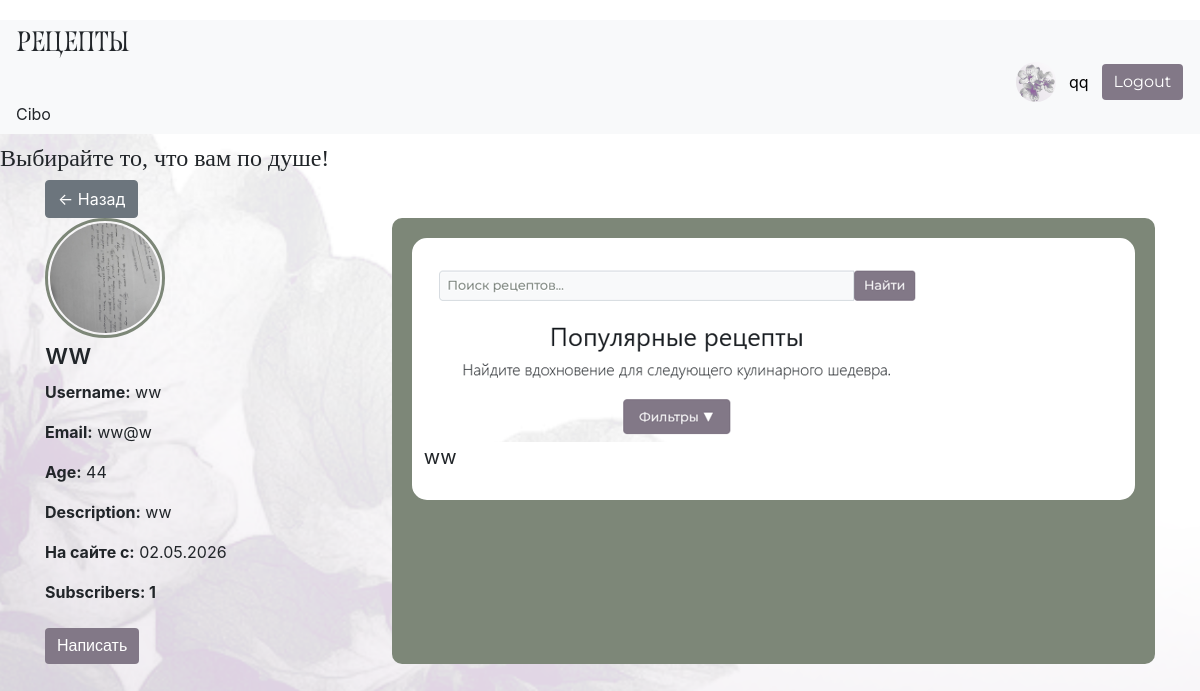
Page /profile/1 (signed in) on the committed database.
### data/user.py (models this page shows, shortened)
class User(SqlAlchemyBase, UserMixin):
    __tablename__ = 'users'
    id = sa.Column(sa.Integer, primary_key=True, autoincrement=True)
    email = sa.Column(sa.String, index=True, unique=True, nullable=False)
    username = sa.Column(sa.String, nullable=True)
    name = sa.Column(sa.String, nullable=True)
    age = sa.Column(sa.Integer, nullable=True)
    description = sa.Column(sa.String, nullable=True)
    hashed_password = sa.Column(sa.String, nullable=True)
    avatar = sa.Column(sa.String, nullable=True)
    subscribers = sa.Column(sa.Integer, default=0)
    created_at = sa.Column(sa.DateTime, default=sa.func.now())
    recipes = relationship("Recipe", back_populates="user")

### data/recipes.py (models this page shows)
class Recipe(SqlAlchemyBase):
    __tablename__ = 'recipes'
    id = sa.Column(sa.Integer, primary_key=True, autoincrement=True)
    user_id = sa.Column(sa.Integer, sa.ForeignKey('users.id'))
    created_at = sa.Column(sa.DateTime, default=sa.func.now())
    title = sa.Column(sa.String, nullable=True)
    text = sa.Column(sa.String, nullable=True)
    image = sa.Column(sa.String, nullable=True)
    category = sa.Column(sa.String, nullable=True)
    cuisine = sa.Column(sa.String, nullable=True)
    complexity = sa.Column(sa.Integer, nullable=True)
    ingredients = sa.Column(sa.String, nullable=False)
    cooking_time = sa.Column(sa.Integer, nullable=True)
    type = sa.Column(sa.String, nullable=True)
    likes = sa.Column(sa.Integer, default=0)
    views = sa.Column(sa.Integer, default=0)
    food_intake = sa.Column(sa.String, nullable=True)
    manual = sa.Column(sa.String, nullable=True)
    user = relationship("User", back_populates="recipes")
    comments = relationship("Comment", back_populates="recipe", cascade="all, delete")

### main.py (the view)
@app.route('/profile/<int:user_id>')
def profile(user_id):
    session = create_session()
    user = session.get(User, user_id)
    if not user:
        return "Пользователь не найден"
    recipes = session.query(Recipe).filter(Recipe.user_id == user.id).all()
    return render_template("profile.html", user=user, recipes=recipes)

### data/db_session.py (called while the page is built)
def create_session() -> Session:
    global __factory
    return __factory()

### main.py (called while the page is built)
@login_manager.user_loader
def load_user(user_id):
    session = create_session()
    return session.get(User, user_id)

### templates/profile.html (shortened to what this page needs)
{% extends "base.html" %}
{% block content %}
<a href="{{ request.referrer or '/' }}" class="btn btn-secondary">← Назад</a>
<div class="profile-container">
    <div class="profile-left">
        <img src="{{ url_for('static', filename=user.avatar or 'img/base_av.png') }}"
             class="profile-avatar">
        <h3>{{ user.name }}</h3>
        <p><b>Username:</b> {{ user.username }}</p>
        <p><b>Email:</b> {{ user.email }}</p>
        <p><b>Age:</b> {{ user.age }}</p>
        <p><b>Description:</b> {{ user.description }}</p>
        <p><b>На сайте с:</b> {{ user.created_at.strftime('%d.%m.%Y') }}</p>
        <p>
            <b>
                {% if user.subscribers > 0 %}
                    <a href="{{ url_for('subscribers', user_id=user.id) }}"
                       style="text-decoration: none; color: inherit;">
                       Subscribers: {{ user.subscribers }}
                    </a>
                {% else %}
                    Subscribers: {{ user.subscribers }}
                {% endif %}
            </b>
        </p>
        {% if current_user.is_authenticated and current_user.id == user.id %}
            <a href="/edit_profile" class="btn btn-custom-green mt-2">
                Редактировать
            </a>
            <a href="/chats" class="btn btn-custom-purple mt-2">Чаты</a>
            <a href="/subscriptions" class="btn btn-sm btn-dark mt-2">
                Мои подписки
            </a>
        {% else %}
            <a href="/chat/{{ user.id }}" class="btn btn-custom-purple mt-2">
                Написать
            </a>
        {% endif %}
    </div>
    <div class="profile-right">
        {% if recipes %}
            {% for recipe in recipes %}
                <div class="recipe-card">
                    {% if recipe.image %}
                        <img src="{{ url_for('static', filename=recipe.image) }}">
                    {% endif %}
                    <p style="font-size: 20px;">{{ recipe.title }}</p>
                </div>
            {% endfor %}
        {% else %}
            <div class="no-recipes">
                {{ user.name }} пока не опубликовал(а) ни одного рецепта
            </div>
        {% endif %}
    </div>
</div>
{% endblock %}

### templates/base.html (shortened to what this page needs)
<!DOCTYPE html>
<html lang="en">
<head>
    <link rel="stylesheet"
          href="https://stackpath.bootstrapcdn.com/bootstrap/4.4.1/css/bootstrap.min.css"
>
    <link rel="stylesheet" href="{{ url_for('static', filename='css/style.css') }}">
</head>
<body>
<header>
    <nav class="navbar navbar-light bg-light d-flex justify-content-between">
        <h3 class="mb-0 logo-text">Рецепты</h3>
        <div class="d-flex align-items-center">
            {% if current_user.is_authenticated %}
                 <a href="/profile/{{ current_user.id }}" class="d-flex align-items-center user-link">
                     <img src="{{ url_for('static', filename=current_user.avatar or 'img/base_av.png') }}"
                          style="width:40px; height:40px; border-radius:50%; object-fit:cover; margin-right:8px;">
                     <span class="mr-2">
                         {{ current_user.name }}
                     </span>
                 </a>
                 <a href="/logout" class="btn btn-custom-purple">Logout</a>
            {% else %}
                 <a href="/register" class="btn btn-custom-green">Register</a>
                 <a href="/login" class="btn btn-custom-purple">Sign in</a>
            {% endif %}
        </div>
        <span class="mr-3">Cibo</span>
    </nav>
    <h4 class="header h4">Выбирайте то, что вам по душе!</h4>
</header>
<main role="main" class="container">
    {% block content %}{% endblock %}
</main>
</body>
</html>

### static/css/style.css (style rules this page uses)
body { background-image: url('/static/img/fon.png'); background-size: cover; background-repeat: no-repeat; background-position: center; background-attachment: fixed; padding-top: 20px; }
.btn-custom-purple { background-color: #827887; color: white; border: none; font-family: 'Montserrat', sans-serif; }
.logo-text { font-family: 'Roshcha', serif !important; }
header h4 { font-family: 'Playfair Display', serif; font-size: 22px; margin-top: 10px; }
.navbar .d-flex.align-items-center { margin-left: 500px; gap: 5px; }
.profile-container { display: flex; gap: 20px; }
.profile-left { width: 30%; }
.profile-avatar { width: 120px; height: 120px; border-radius: 50%; object-fit: cover; border: 3px solid #7d8778; padding: 2px; }
.profile-right { width: 70%; background-color: #7d8778; padding: 20px; border-radius: 10px; }
.user-link { text-decoration: none; color: black; }
.recipe-card { background: white; border-radius: 15px; padding: 10px; margin-bottom: 10px; border: 2px solid white; }
.recipe-card { background: white; border-radius: 15px; padding: 10px; }

### rows in the picture
User: name "qq"
User: avatar (picture), name "ww", username "ww", email "ww@w", age "44", description "ww", created_at "02.05.2026", subscribers "1"
Recipe: image (picture), title "ww"
